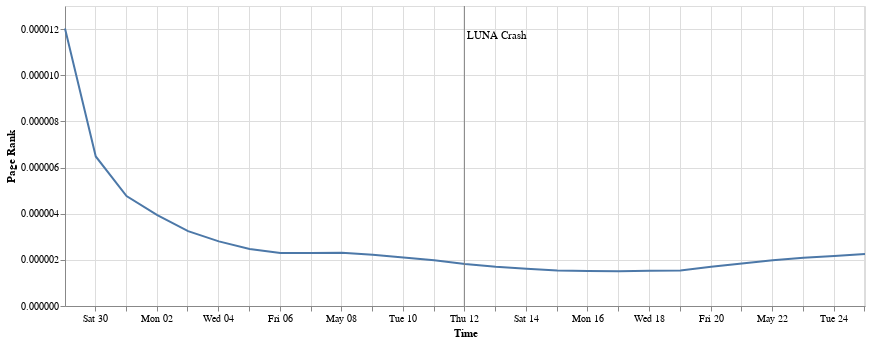

Notebook code for this chart:
### Code cell
result = pd.DataFrame()

rolling = g.rolling(step='1 day', window='1 week')

result['Page Rank'] = [algorithms.pagerank(w.layer('LUNC'), 20)["0xd30b438df65f4f788563b2b3611bd6059bff4ad9"] for w in rolling]
result['Time'] = [w.layer('LUNC').end_date_time() for w in rolling]

chart = alt.Chart(result).mark_line().encode(
    x="Time:T",
    y="Page Rank:Q",
).properties(
    width=800,
)

alt.layer(chart, event_chart)

### Figure 1 — Vega-Lite specification as saved in the notebook (floating-point values rounded to 4 significant figures)
{"config": {"view": {"continuousWidth": 400, "continuousHeight": 300}}, "layer": [{"data": {"name": "data-f376a7b32d9aed44d714538bd4ecec21"}, "mark": "line", "encoding": {"x": {"field": "Time", "type": "temporal"}, "y": {"field": "Page Rank", "type": "quantitative"}}, "width": 800}, {"layer": [{"mark": {"type": "rule", "color": "gray"}, "encoding": {"x": {"field": "Time", "type": "temporal"}}}, {"mark": {"type": "text", "align": "left", "color": "black", "dx": 3, "dy": -120}, "encoding": {"text": {"field": "event", "type": "nominal"}, "x": {"field": "Time", "type": "temporal"}}}], "data": {"name": "data-03a7e27a271f30803a3f9052d97f8a33"}}], "$schema": "https://vega.github.io/schema/vega-lite/v4.17.0.json", "datasets": {"data-f376a7b32d9aed44d714538bd4ecec21": [{"Page Rank": 1.203e-05, "Time": "2022-04-29T00:30:15"}, {"Page Rank": 6.48e-06, "Time": "2022-04-30T00:30:15"}, {"Page Rank": 4.764e-06, "Time": "2022-05-01T00:30:15"}, {"Page Rank": 3.936e-06, "Time": "2022-05-02T00:30:15"}, {"Page Rank": 3.242e-06, "Time": "2022-05-03T00:30:15"}, {"Page Rank": 2.799e-06, "Time": "2022-05-04T00:30:15"}, {"Page Rank": 2.467e-06, "Time": "2022-05-05T00:30:15"}, {"Page Rank": 2.299e-06, "Time": "2022-05-06T00:30:15"}, {"Page Rank": 2.302e-06, "Time": "2022-05-07T00:30:15"}, {"Page Rank": 2.306e-06, "Time": "2022-05-08T00:30:15"}, {"Page Rank": 2.223e-06, "Time": "2022-05-09T00:30:15"}, {"Page Rank": 2.098e-06, "Time": "2022-05-10T00:30:15"}, {"Page Rank": 1.98e-06, "Time": "2022-05-11T00:30:15"}, {"Page Rank": 1.824e-06, "Time": "2022-05-12T00:30:15"}, {"Page Rank": 1.703e-06, "Time": "2022-05-13T00:30:15"}, {"Page Rank": 1.613e-06, "Time": "2022-05-14T00:30:15"}, {"Page Rank": 1.536e-06, "Time": "2022-05-15T00:30:15"}, {"Page Rank": 1.519e-06, "Time": "2022-05-16T00:30:15"}, {"Page Rank": 1.509e-06, "Time": "2022-05-17T00:30:15"}, {"Page Rank": 1.526e-06, "Time": "2022-05-18T00:30:15"}, {"Page Rank": 1.539e-06, "Time": "2022-05-19T00:30:15"}, {"Page Rank": 1.702e-06, "Time": "2022-05-20T00:30:15"}, {"Page Rank": 1.84e-06, "Time": "2022-05-21T00:30:15"}, {"Page Rank": 1.986e-06, "Time": "2022-05-22T00:30:15"}, {"Page Rank": 2.096e-06, "Time": "2022-05-23T00:30:15"}, {"Page Rank": 2.17e-06, "Time": "2022-05-24T00:30:15"}, {"Page Rank": 2.254e-06, "Time": "2022-05-25T00:30:15"}], "data-03a7e27a271f30803a3f9052d97f8a33": [{"Time": "2022-05-12", "event": "LUNA Crash"}]}}
